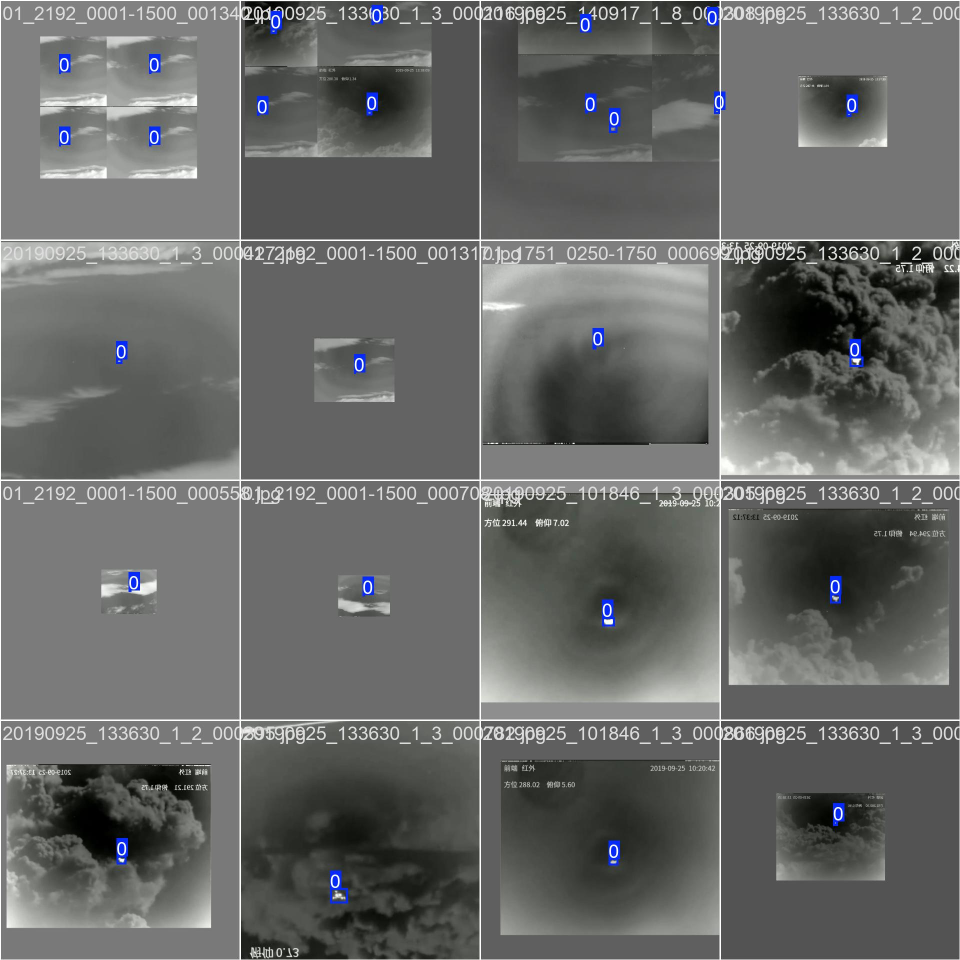
#> input picture small_target_detection/yolov8_small_aircraft/train_batch0.jpg, 1920 x 1920 px (shown at 1/2 size)
$ python -i yolo_detect_only.py   (imports and definitions only)   (older library calls are emulated)
#> lines starting #> are read from the running program, lines starting #| are printed output that depends on the picture
#!/usr/bin/env python3
"""
基于YOLOv11的红外小目标检测程序.
====================================

本脚本仅保留检测功能，去除了卡尔曼滤波、门控距离判断等跟踪相关功能。
专注于单帧检测：仅YOLO检测（已移除传统检测回退）。

⚠️ 重要说明 ⚠️
当前使用的YOLO模型是基于COCO数据集预训练的通用模型，可能不适合红外小目标检测。
如需获得更好的检测效果，建议：
1. 使用专门针对红外小目标训练的YOLO模型
2. 或在红外小目标数据集上fine-tune现有模型

主要功能：
1. 使用YOLO进行红外目标检测（仅保留置信度≥阈值的检测结果）
2. 每处理100帧输出一次进度信息
3. 自动创建输出目录：otherplan/runs/视频名-日期时间/output-video/
4. 无CSV输出，专注于检测可视化

依赖库：
- OpenCV ≥ 4.6
- PyTorch ≥ 1.13
- ultralytics（YOLOv11）
- numpy

作者：基于yolov11x+kalman.py修改
日期：2025-09-17
"""

import math
import os
import time
from datetime import datetime

import cv2
import numpy as np

# ------------------------- 可选：尝试导入YOLOv11x（若失败则回退传统检测） -------------------------
HAVE_ULTRALYTICS = False
try:
    from ultralytics import YOLO  # pip install ultralytics

    HAVE_ULTRALYTICS = True
except Exception as e:
    print(f"[WARN] 未检测到ultralytics库，YOLO推理将被禁用，改用传统检测回退：{e}")

# ================================ 输入视频路径（用户需修改） ================================
INPUT_VIDEO = "video/10s_24s_short.mp4"  # 输入灰度视频路径（mp4）
YOLO_WEIGHTS = "otherplan/yolo11x.pt"  # 改进YOLOv11权重文件

# ================================ 检测参数 ================================
YOLO_CONF_THR = 0.05  # YOLO最小置信度（降低阈值以检测更多潜在目标）
YOLO_IOU_THR = 0.45  # YOLO NMS IoU阈值
YOLO_IMG_SIZE = 640  # YOLO推理分辨率

# 传统增强与几何约束参数（回退检测）
TOPHAT_KSIZE = 6  # 顶帽（强调亮小点），奇数
LOG_GAUSS_SIGMA = 1.2  # LoG中的高斯sigma
BINARY_PRC = 98  # 二值化的分位阈值（0-100），越高越严格
MIN_AREA_RATIO = 1e-6  # 最小面积（相对帧面积）
MAX_AREA_RATIO = 2e-4  # 最大面积（相对帧面积）
MIN_CIRCULARITY = 0.55  # 圆度阈值（4πA/P^2），越接近1越圆
ASPECT_TOL = 0.6  # 宽高比容忍（min(w,h)/max(w,h) ≥ 该值）

# 可视化参数
FONT = cv2.FONT_HERSHEY_SIMPLEX
PROGRESS_INTERVAL = 100  # 每处理多少帧输出一次进度

# --------------------------------- 工具函数 ---------------------------------


# [20 lines left out: function create_output_path, not called in this run]


def normalize(img: np.ndarray) -> np.ndarray:
    """把图像线性归一到[0,255]的uint8。."""
    img = img.astype(np.float32)
    mn, mx = float(img.min()), float(img.max())
    if mx - mn < 1e-6:
        return np.zeros_like(img, dtype=np.uint8)
    out = (img - mn) / (mx - mn) * 255.0
    return out.clip(0, 255).astype(np.uint8)


def enhance_small_targets(gray: np.ndarray) -> np.ndarray:
    """小目标增强：Top-hat + LoG + 局部对比，返回增强图（uint8）。."""
    # Top-hat：突出亮小结构
    k = cv2.getStructuringElement(cv2.MORPH_ELLIPSE, (TOPHAT_KSIZE, TOPHAT_KSIZE))
    toph = cv2.morphologyEx(gray, cv2.MORPH_TOPHAT, k)
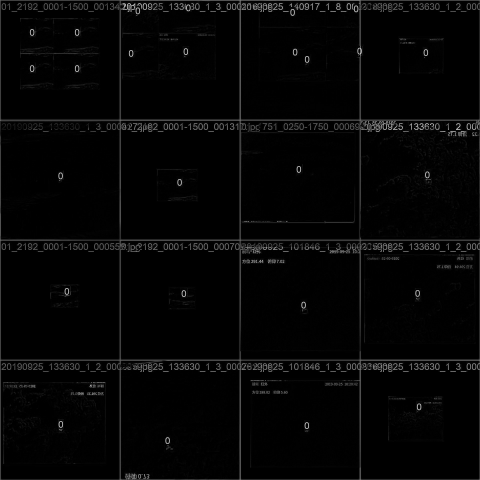
#> toph: shape (1920, 1920) (shown at 1/4 size); min 0, max 245, mean 5.3

    # LoG：高斯平滑后取拉普拉斯，突出局部极值
    blur = cv2.GaussianBlur(gray, (0, 0), LOG_GAUSS_SIGMA)
    log_ = cv2.Laplacian(blur, cv2.CV_32F, ksize=3)
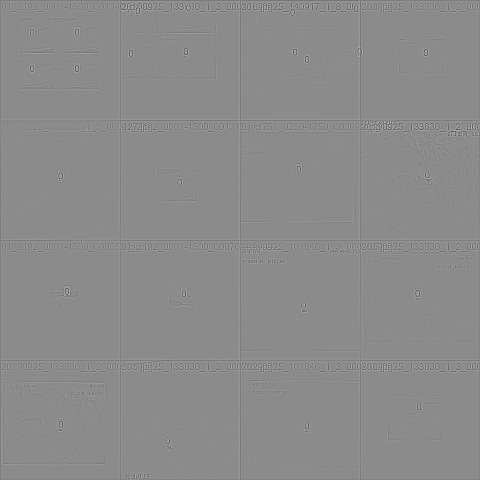
#> log_: shape (1920, 1920) float32 (shown at 1/4 size); min -306, max 254, mean -0.2; drawn with min black and max white
    log_pos = np.maximum(log_, 0.0)
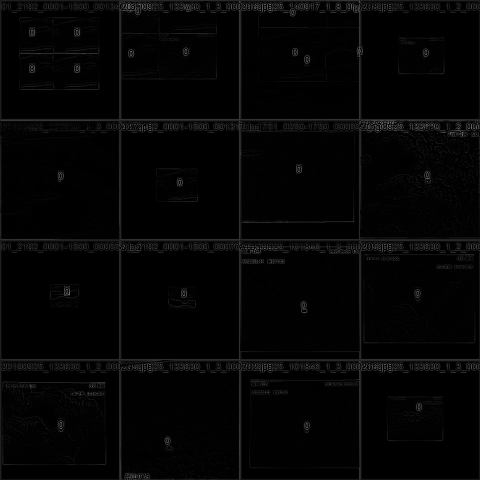
#> log_pos: shape (1920, 1920) float32 (shown at 1/4 size); min 0, max 254, mean 4.3

    # 局部对比：原图 - 大尺度模糊（类似白顶帽）
    bg = cv2.GaussianBlur(gray, (0, 0), 5.0)
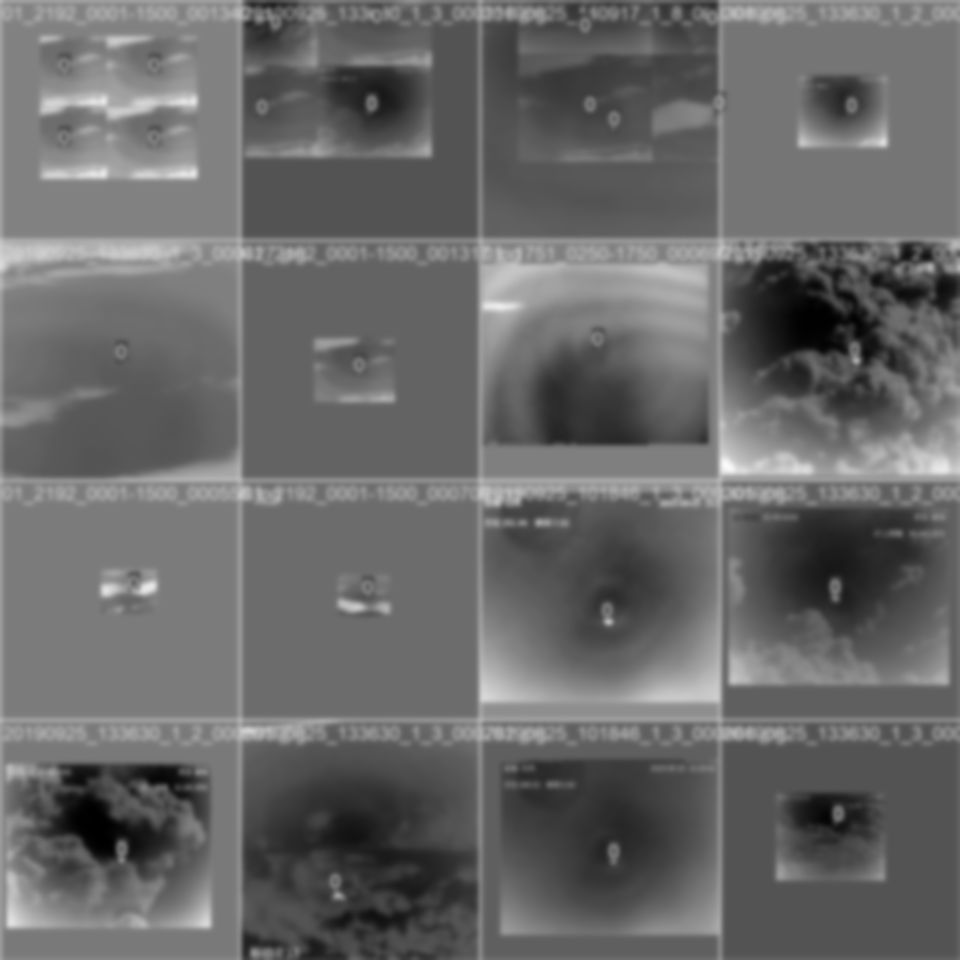
#> bg: shape (1920, 1920) (shown at 1/2 size); min 0, max 250, mean 104.2
    local_contrast = cv2.subtract(gray, bg)

    score = 0.5 * normalize(toph) + 0.3 * normalize(log_pos) + 0.2 * normalize(local_contrast)
#> in normalize, `mn, mx = float(img.min()), float(img.max())`: mn = 0; mx = 245
    return normalize(score)


# [42 lines left out: function classical_detect, not called in this run]


class Detection:
    """检测结果类."""

    # [7 lines left out: function __init__, not called in this run]

    @property
    def cx(self):
        return int(0.5 * (self.x1 + self.x2))

    @property
    def cy(self):
        return int(0.5 * (self.y1 + self.y2))

    @property
    def area(self):
        return max(0, (self.x2 - self.x1)) * max(0, (self.y2 - self.y1))


class IRSmallTargetDetector:
    """红外小目标检测器（仅检测，无跟踪）."""

    # [202 lines left out: functions __init__, detect_frame, process_frame, main, not called in this run]


# [2 lines not run here, left out]

>>> import cv2
>>> picture = cv2.imread('../small_target_detection/yolov8_small_aircraft/train_batch0.jpg', cv2.IMREAD_GRAYSCALE)
>>> result = enhance_small_targets(picture)

$ run again, on small_target_detection/yolov8_small_aircraft/train_batch1.jpg
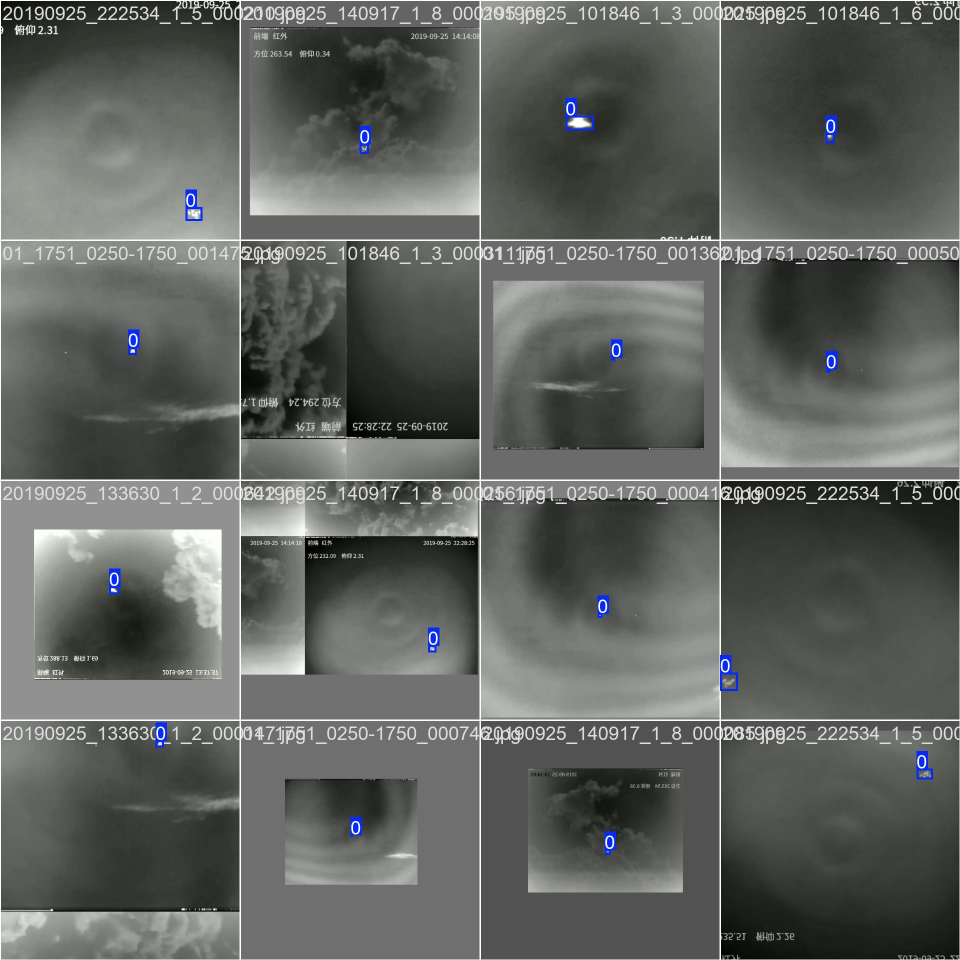
#> input picture small_target_detection/yolov8_small_aircraft/train_batch1.jpg, 1920 x 1920 px (shown at 1/2 size)
#> in enhance_small_targets, `log_pos = np.maximum(log_, 0.0)`:
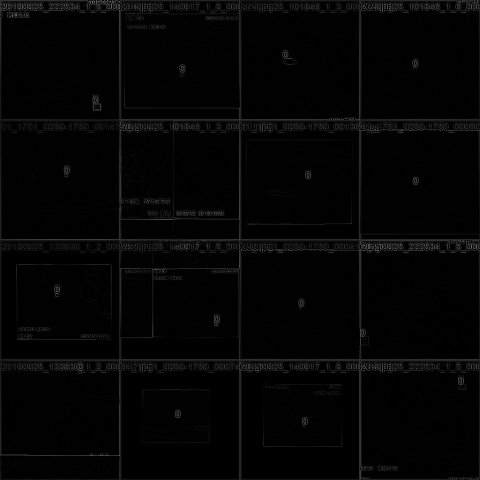
#> log_pos: shape (1920, 1920) float32 (shown at 1/4 size); min 0, max 274, mean 4.5; drawn with min black and max white
#> in enhance_small_targets, `bg = cv2.GaussianBlur(gray, (0, 0), 5.0)`:
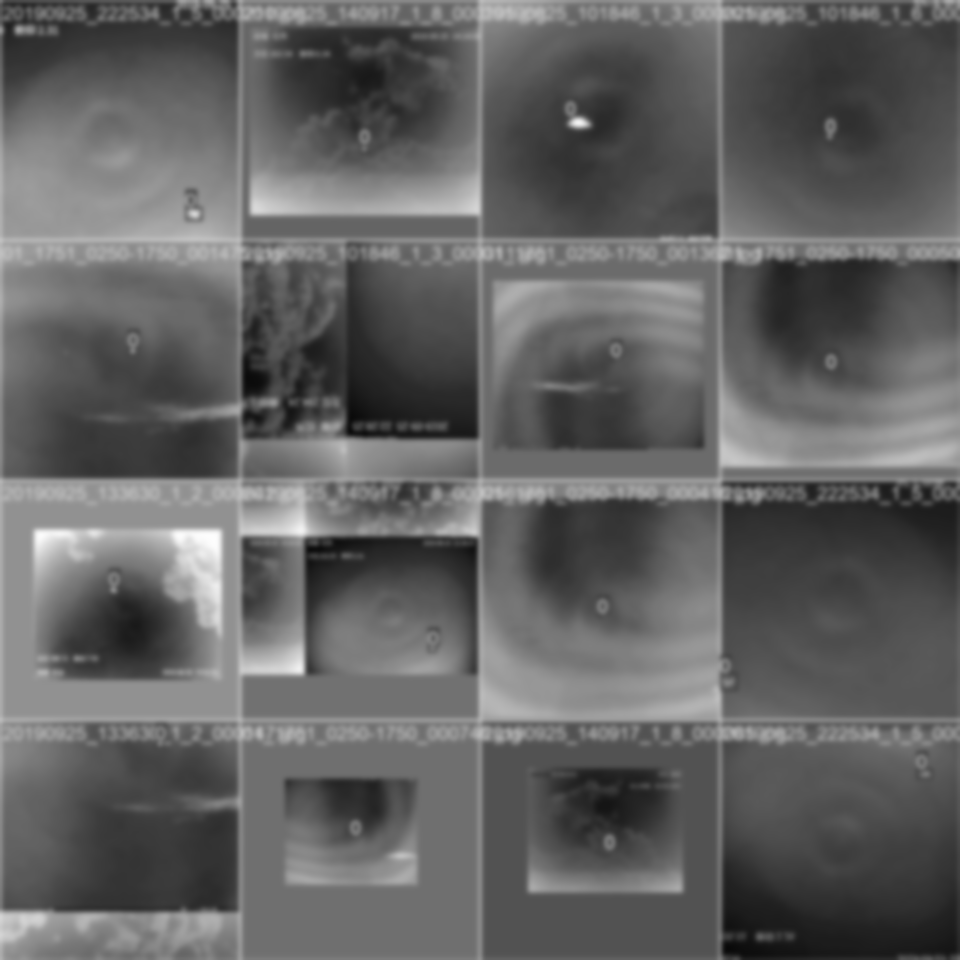
#> bg: shape (1920, 1920) (shown at 1/2 size); min 8, max 253, mean 97.8
#> mn = 0; mx = 255

$ run again, on small_target_detection/yolov8_small_aircraft/train_batch2.jpg
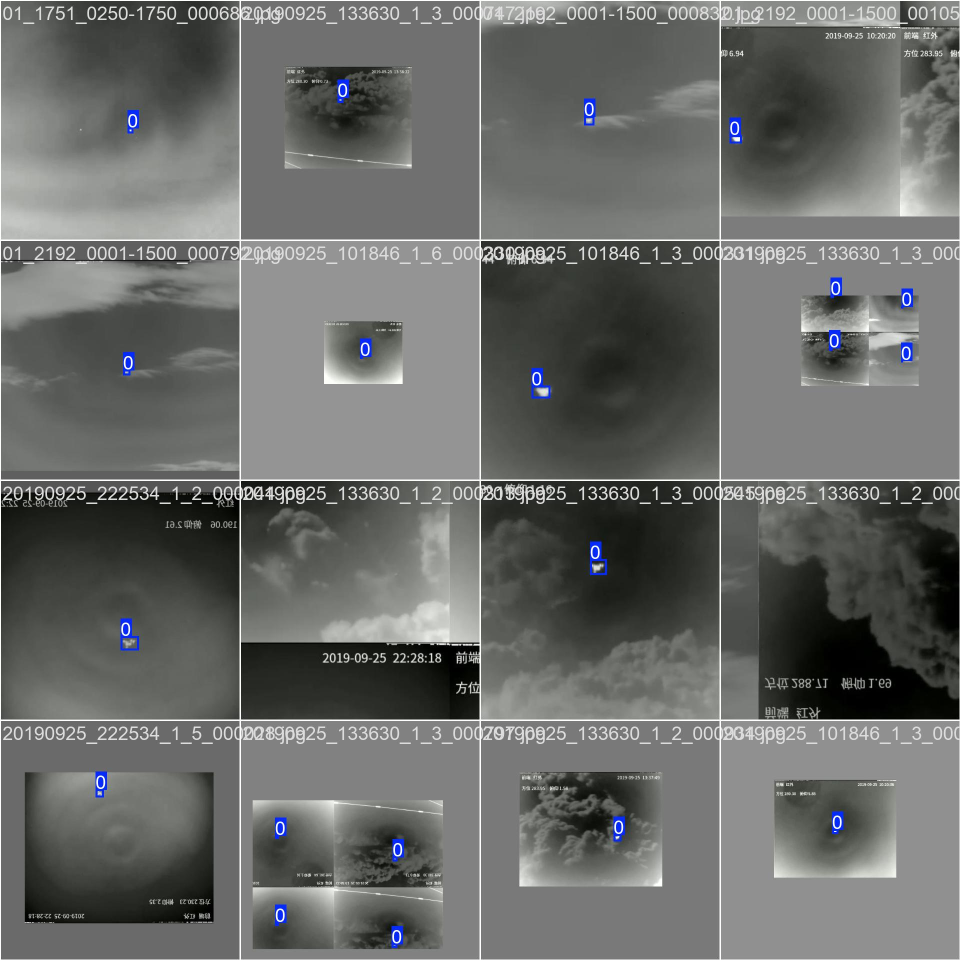
#> input picture small_target_detection/yolov8_small_aircraft/train_batch2.jpg, 1920 x 1920 px (shown at 1/2 size)
#> in enhance_small_targets, `log_pos = np.maximum(log_, 0.0)`:
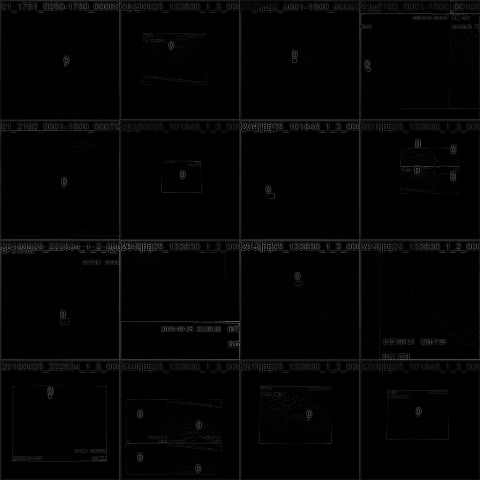
#> log_pos: shape (1920, 1920) float32 (shown at 1/4 size); min 0, max 286, mean 4.4; drawn with min black and max white
#> in enhance_small_targets, `bg = cv2.GaussianBlur(gray, (0, 0), 5.0)`:
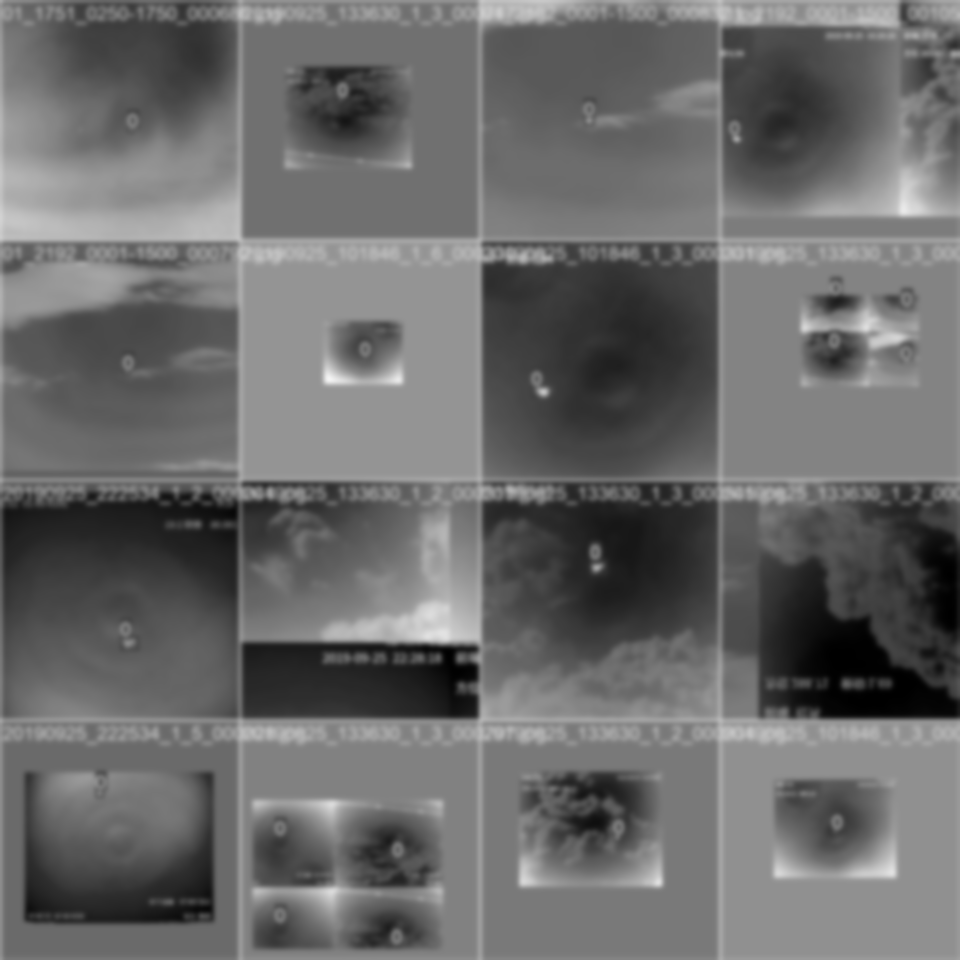
#> bg: shape (1920, 1920) (shown at 1/2 size); min 0, max 244, mean 105.7
#> mn = 0; mx = 255
